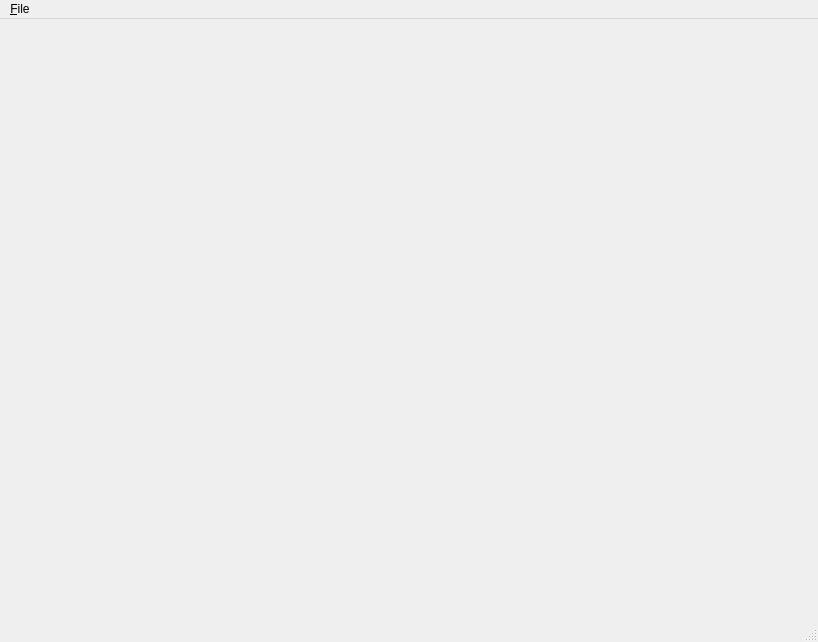
<?xml version="1.0" encoding="UTF-8"?>
<ui version="4.0">
 <class>MainWindow</class>
 <widget class="QMainWindow" name="MainWindow">
  <property name="geometry">
   <rect>
    <x>0</x>
    <y>0</y>
    <width>818</width>
    <height>642</height>
   </rect>
  </property>
  <property name="windowTitle">
   <string>Hello, World!</string>
  </property>
  <widget class="QWidget" name="centralWidget">
   <layout class="QGridLayout" name="gridLayout">
    <item row="0" column="0">
     <layout class="QGridLayout" name="gridLayout_2"/>
    </item>
   </layout>
  </widget>
  <widget class="QMenuBar" name="menuBar">
   <property name="geometry">
    <rect>
     <x>0</x>
     <y>0</y>
     <width>818</width>
     <height>22</height>
    </rect>
   </property>
   <widget class="QMenu" name="menuFile">
    <property name="title">
     <string>&amp;File</string>
    </property>
    <addaction name="actionExit"/>
   </widget>
   <addaction name="menuFile"/>
  </widget>
  <widget class="QStatusBar" name="statusBar"/>
  <action name="actionExit">
   <property name="text">
    <string>E&amp;xit</string>
   </property>
  </action>
 </widget>
 <layoutdefault spacing="6" margin="11"/>
 <resources/>
 <connections/>
</ui>
